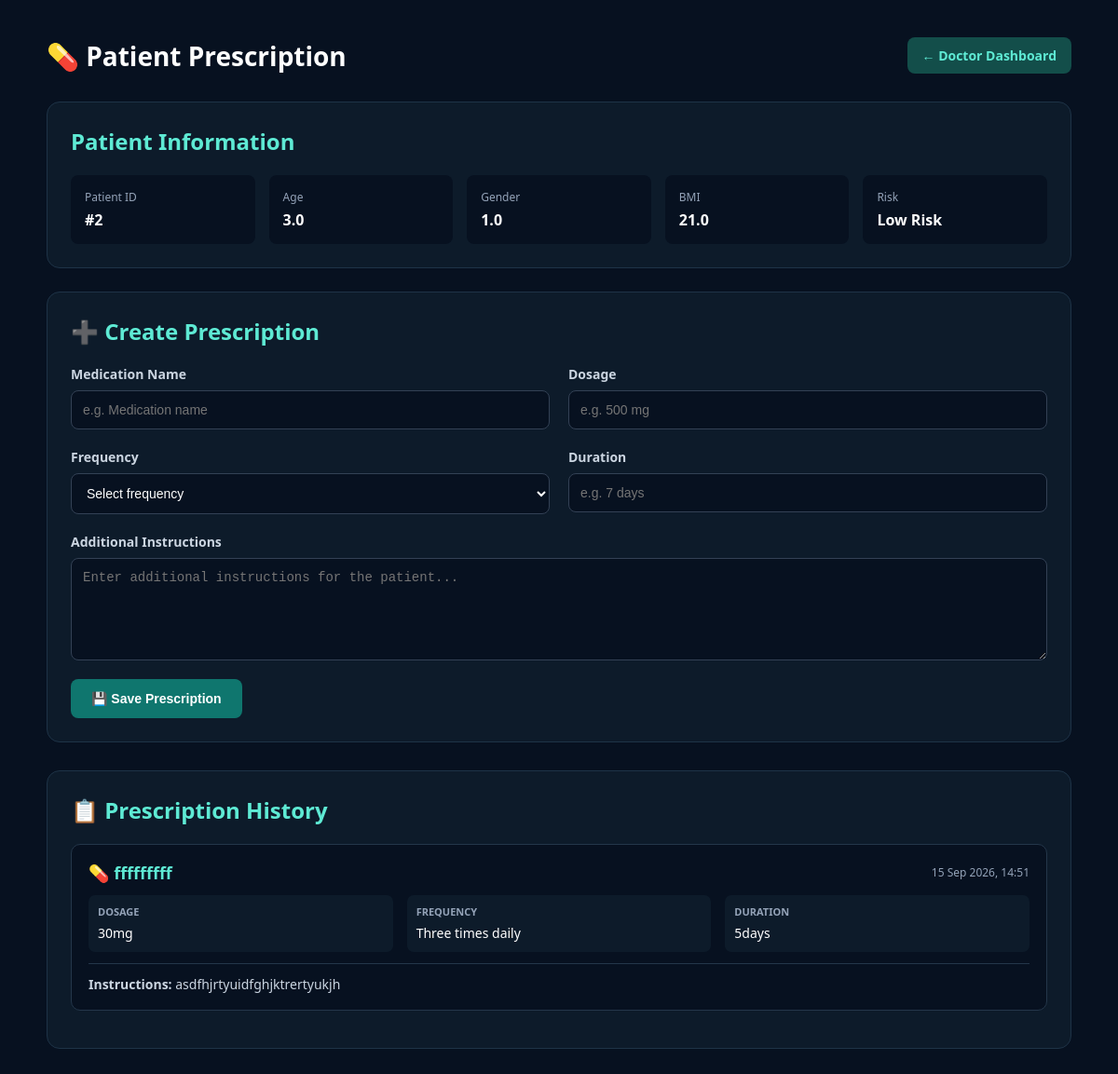
/doctor/patient/2/prescription (signed in), run on an earlier commit of the app's database.
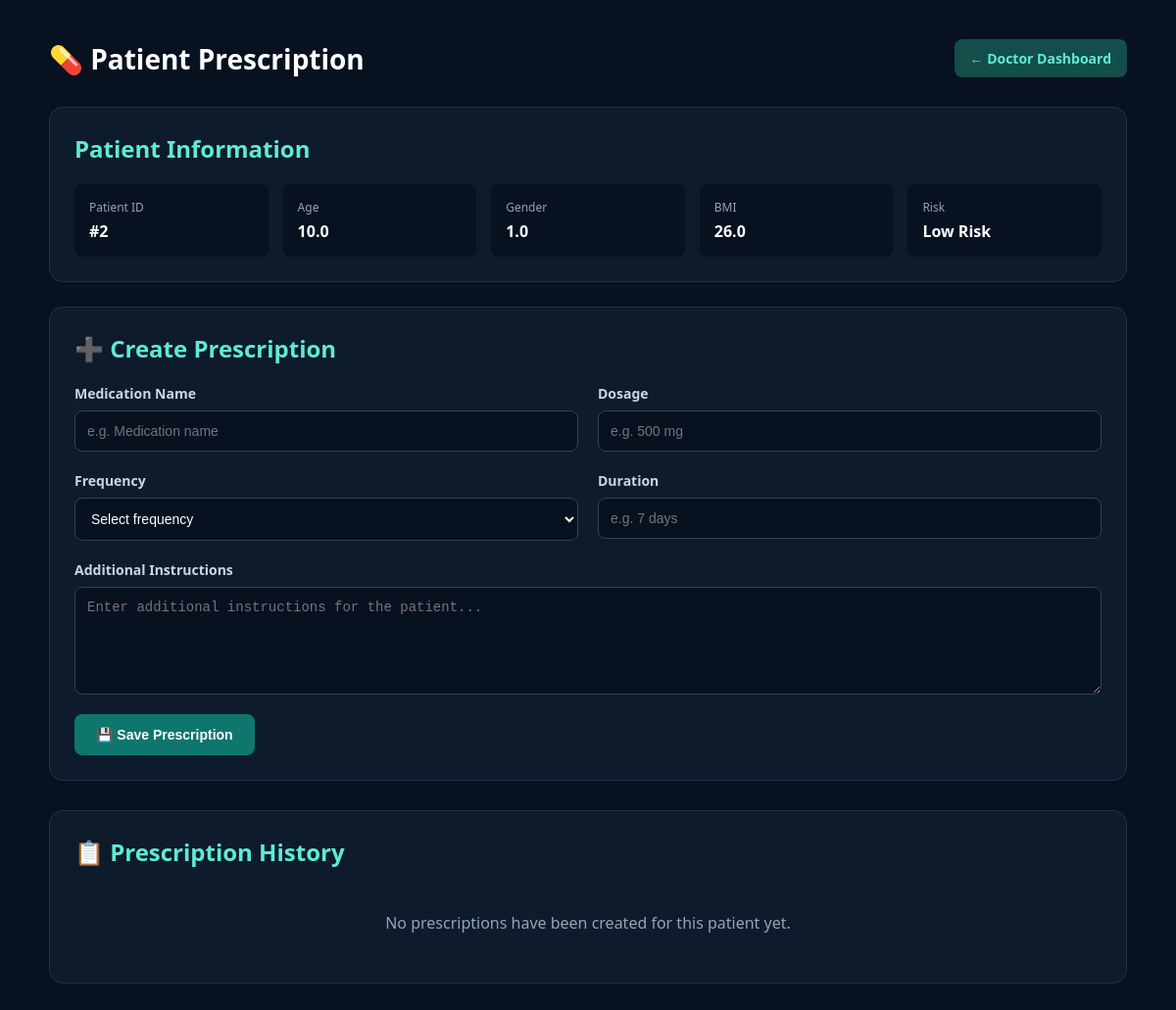
And on a later commit of the database.
### app.py (models this page shows)
class Patient(db.Model):
    id = db.Column(
        db.Integer,
        primary_key=True
    )
    patient_code = db.Column(
        db.String(50),
        nullable=True,
        index=True
    )
    age = db.Column(
        db.Float
    )
    gender = db.Column(
        db.Float
    )
    bmi = db.Column(
        db.Float
    )
    systolic = db.Column(
        db.Float
    )
    diastolic = db.Column(
        db.Float
    )
    cholesterol = db.Column(
        db.Float
    )
    risk = db.Column(
        db.String(50)
    )
    probability = db.Column(
        db.Float
    )
    date = db.Column(
        db.DateTime,
        default=datetime.utcnow
    )

class Prescription(db.Model):
    id = db.Column(
        db.Integer,
        primary_key=True
    )
    patient_id = db.Column(
        db.Integer,
        db.ForeignKey("patient.id"),
        nullable=False
    )
    medication = db.Column(
        db.String(200),
        nullable=False
    )
    dosage = db.Column(
        db.String(100),
        nullable=False
    )
    frequency = db.Column(
        db.String(100),
        nullable=False
    )
    duration = db.Column(
        db.String(100),
        nullable=False
    )
    instructions = db.Column(
        db.Text,
        nullable=True
    )
    created_at = db.Column(
        db.DateTime,
        default=datetime.utcnow
    )
    patient = db.relationship(
        "Patient",
        backref=db.backref(
            "prescriptions",
            lazy=True
        )
    )

### app.py (the view, shortened to what this page needs)
@app.route(
    "/doctor/patient/<int:patient_id>/prescription",
    methods=["GET", "POST"]
)
def prescription(patient_id):
    if "role" not in session:
        return redirect(
            "/login"
        )
    if session["role"] not in [
        "doctor",
        "admin"
    ]:
        return "Access Denied"
    patient = Patient.query.get_or_404(
        patient_id
    )
    prescriptions = Prescription.query.filter_by(
        patient_id=patient.id
    ).order_by(
        Prescription.created_at.desc()
    ).all()
    return render_template(
        "prescription.html",
        patient=patient,
        prescriptions=prescriptions
    )

### templates/prescription.html (shortened to what the changed rows need)
<!DOCTYPE html>
<html lang="en">
<head>
</head>
<body>
<div class="container">
    <div class="top-bar">
        <h1>💊 Patient Prescription</h1>
    </div>
    <div class="patient-card">
        <h2>Patient Information</h2>
        <div class="patient-info">
            <div class="info-box">
                <span class="info-label">
                    Patient ID
                </span>
                <span class="info-value">
                    #{{ patient.id }}
                </span>
            </div>
            <div class="info-box">
                <span class="info-label">
                    Age
                </span>
                <span class="info-value">
                    {{ patient.age }}
                </span>
            </div>
            <div class="info-box">
                <span class="info-label">
                    Gender
                </span>
                <span class="info-value">
                    {{ patient.gender }}
                </span>
            </div>
            <div class="info-box">
                <span class="info-label">
                    BMI
                </span>
                <span class="info-value">
                    {{ patient.bmi }}
                </span>
            </div>
            <div class="info-box">
                <span class="info-label">
                    Risk
                </span>
                <span class="info-value">
                    {{ patient.risk }}
                </span>
            </div>
        </div>
    </div>
    <div class="form-card">
        <h2>➕ Create Prescription</h2>
    </div>
    <div class="history-card">
        <h2>📋 Prescription History</h2>
        {% if prescriptions %}
            {% for prescription in prescriptions %}
                <div class="prescription">
                    <div class="prescription-header">
                        <div class="medication">
                            💊 {{ prescription.medication }}
                        </div>
                        <div class="date">
                            {{ prescription.created_at.strftime("%d %b %Y, %H:%M") }}
                        </div>
                    </div>
                    <div class="prescription-row">
                        <div class="prescription-item">
                            <strong>
                                DOSAGE
                            </strong>
                            <span>
                                {{ prescription.dosage }}
                            </span>
                        </div>
                        <div class="prescription-item">
                            <strong>
                                FREQUENCY
                            </strong>
                            <span>
                                {{ prescription.frequency }}
                            </span>
                        </div>
                        <div class="prescription-item">
                            <strong>
                                DURATION
                            </strong>
                            <span>
                                {{ prescription.duration }}
                            </span>
                        </div>
                    </div>
                    {% if prescription.instructions %}
                    <div class="instructions">
                        <strong>
                            Instructions:
                        </strong>
                        {{ prescription.instructions }}
                    </div>
                    {% endif %}
                </div>
            {% endfor %}
        {% else %}
            <div class="no-prescriptions">
                No prescriptions have been created for this patient yet.
            </div>
        {% endif %}
    </div>
</div>
</body>
</html>

What changed in the data, as far as the page shows it:
removed Prescription: medication "fffffffff", created_at "15 Sep 2026, 14:51", dosage "30mg", frequency "Three times daily", duration "5days", instructions "asdfhjrtyuidfghjktrertyukjh"
changed Patient "Low Risk": age "3.0" → "10.0"; bmi "21.0" → "26.0"
Also different on the page:
text now shown: "No prescriptions have been created for this patient yet."
